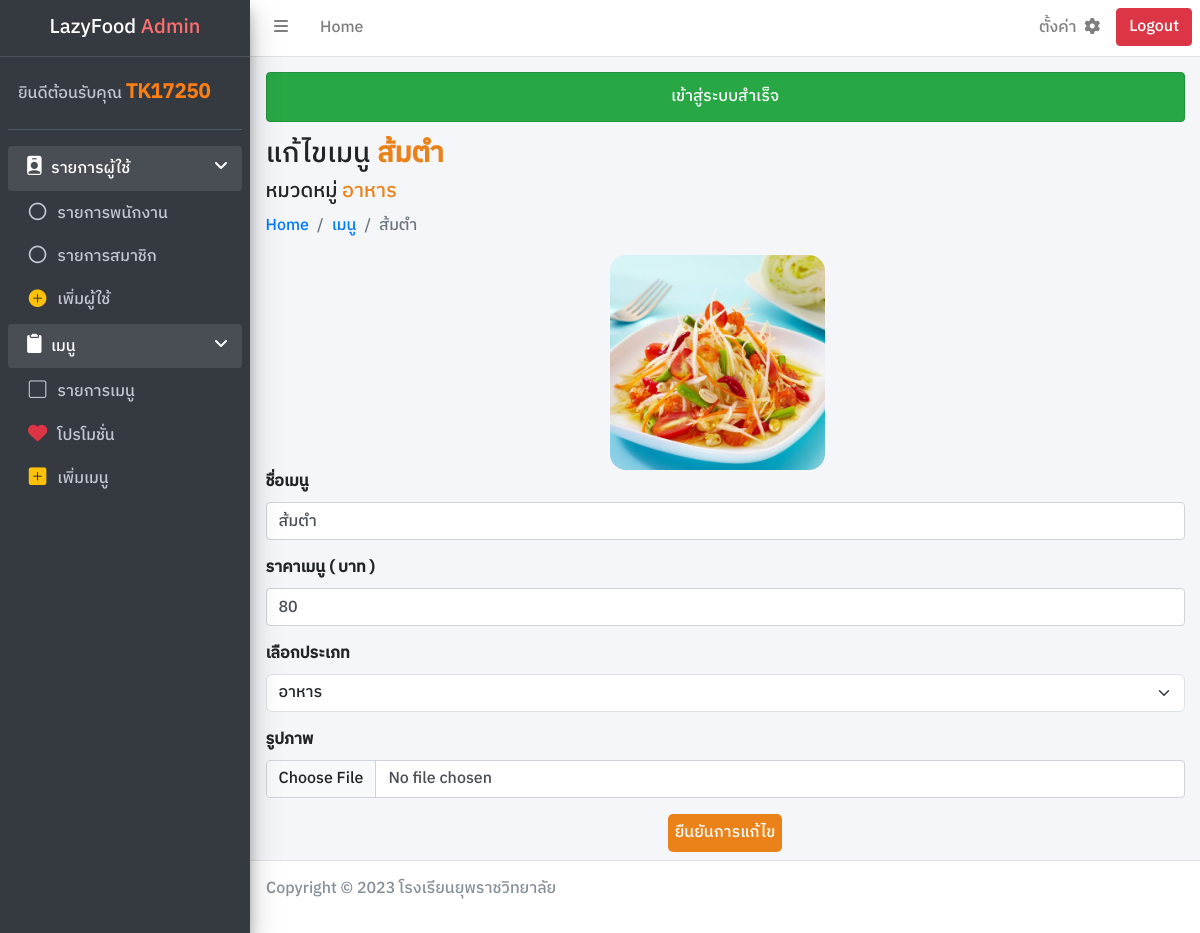
The page /admin/editmenu.php?menuid=42 (signed in) on the database as committed earlier.
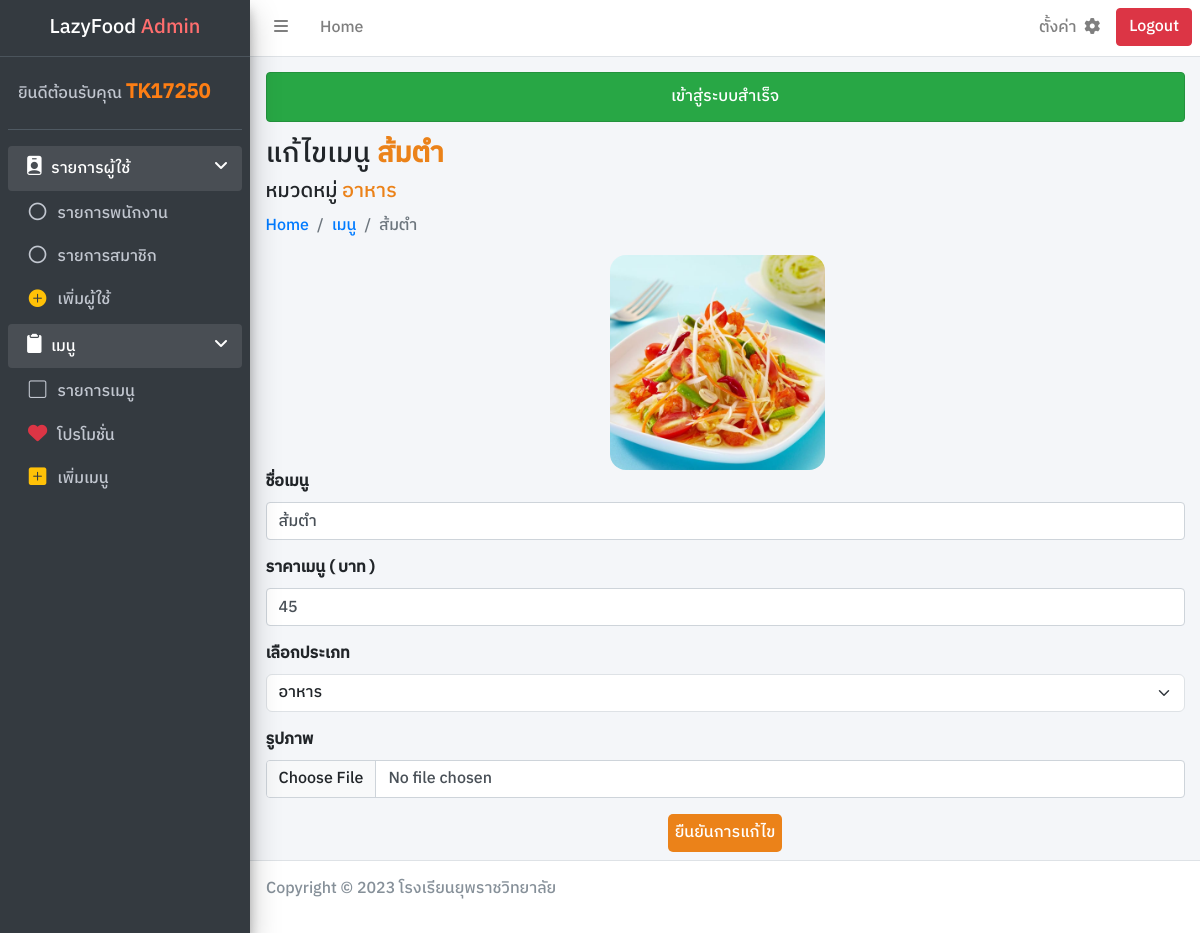
The same page on the database as committed later.
### tables this page shows
CREATE TABLE `Menu` (
  `m_id` int(11) NOT NULL,
  `m_name` varchar(255) NOT NULL,
  `m_type` varchar(255) NOT NULL,
  `m_price` int(11) NOT NULL,
  `m_image` varchar(255) NOT NULL,
  `m_promotion` tinyint(1) NOT NULL
);

### connect/server.php (called while the page is built, shortened)
<?php session_start();
    class DB_conn {
        function __construct() {
            $conn = mysqli_connect(DB_host, DB_user, DB_pass, DB_name);
            $this->dbconn = $conn;
        }
    }

### class/menu_db.php (called while the page is built, shortened)
<?php require_once '../connect/server.php';
    class Menu_DB extends DB_conn {
        public function readmenubyid($id) {
            $sql = "SELECT * FROM Menu WHERE m_id = '$id'";
            $result = mysqli_query($this->dbconn, $sql);
            return $result;
        }
    }

### admin/editmenu.php (the view, shortened to what the changed rows need)
<?php require_once '../connect/server.php';
require_once '../class/menu_db.php';
    $dbmenu = new Menu_DB;
    $menuid = $_GET['menuid'];
    $readmenu = $dbmenu->readmenubyid($menuid);
    $rowmenu = mysqli_fetch_assoc($readmenu);
?>
<!DOCTYPE html>
<html lang="en">
<head>
    <link rel="stylesheet" href="../framework/css/bootstrap.min.css">
    <link rel="stylesheet" href="https://cdn.jsdelivr.net/npm/bootstrap-icons@1.11.2/font/bootstrap-icons.min.css">
    <link rel="stylesheet" href="../framework/css/adminlte.min.css">
    <link rel="stylesheet" href="https://cdnjs.cloudflare.com/ajax/libs/font-awesome/6.2.1/css/all.min.css">
    <link rel="stylesheet" href="../dist/css/main.css">
</head>
<body class="wrapper">
    <?php include_once './component/sidebar.php'; ?>
    <div class="content-wrapper">
        <div class="content-header">
            <div class="container-fluid">
                <div >
                    <h3 class="">แก้ไขเมนู <a class="fw-bolder color"><?php echo $rowmenu['m_name'] ?></a></h3>
                    <h5>หมวดหมู่ <span class="color"><?php echo $rowmenu['m_type'] ?></span></h5>
                </div>
                <div>
                    <nav aria-label="breadcrumb">
                        <ol class="breadcrumb">
                            <li class="breadcrumb-item"><a href="./adminpage.php">Home</a></li>
                            <li class="breadcrumb-item"><a href="./listmenu.php">เมนู</a></li>
                            <li class="breadcrumb-item active" aria-current="page"><?php echo $rowmenu['m_name'] ?></li>
                        </ol>
                    </nav>
                </div>
            </div>
        </div>
        <div class="content">
            <div class="container-fluid">
                <div class="row">
                    <div class="row col-12">
                        <div class="col-8 col-md-6 col-lg-3 m-auto d-block">
                            <img src="../uploads/<?php echo $rowmenu['m_image'] ?>" id="preview-image" class="img-fluid rounded-4" alt="">
                        </div>
                    </div>
                    <div class="col-12">
                        <form action="../process/editmenu_db.php" method="post" enctype="multipart/form-data">
                            <div class="mb-3">
                                <label for="menuname" class="form-label">ชื่อเมนู</label>
                                <input type="text" class="form-control" id="menuname" name="menuname" value="<?php echo $rowmenu['m_name'] ?>" autocomplete="off" required>
                            </div>
                            <div class="mb-3">
                                <label for="price" class="form-label">ราคาเมนู ( บาท )</label>
                                <input type="number" class="form-control" name="price" id="price" value="<?php echo $rowmenu['m_price'] ?>" autocomplete="off" required>
                            </div>
                            <div class="mb-3">
                                <label for="menutype">เลือกประเภท</label>
                                <select class="form-select" name="menutype" id="menutype" required>
                                    <option value="<?php echo $rowmenu['m_type'] ?>" selected hidden><?php echo $rowmenu['m_type'] ?></option>
                                </select>
                            </div>
                        </form>
                    </div>
                </div>
            </div>
        </div>
    </div>
</body>
</html>

### admin/component/sidebar.php (shortened to what the changed rows need)
<?php require_once '../connect/server.php'; ?>
<aside class="main-sidebar sidebar-dark-primary elevation-4">
    <a href="adminpage.php" class="brand-link text-center">
        <span class="brand-text font-weight-light">LazyFood <b style="color:  #ff6e6e;">Admin</b></span>
    </a>
</aside>

Rows that differ between the two databases and show on the page:
changed menu "ส้มตำ": price "80" → "45"
